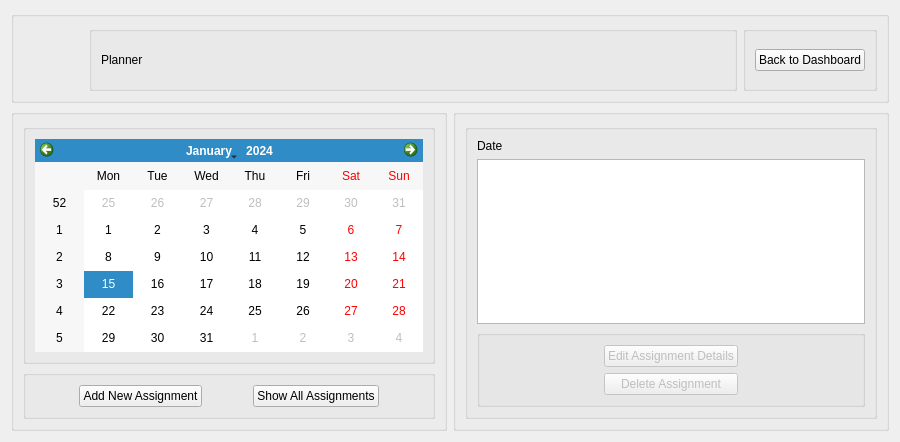
<?xml version="1.0" encoding="UTF-8"?>
<ui version="4.0">
 <class>plannerForm</class>
 <widget class="QWidget" name="plannerForm">
  <property name="geometry">
   <rect>
    <x>0</x>
    <y>0</y>
    <width>900</width>
    <height>442</height>
   </rect>
  </property>
  <property name="windowTitle">
   <string>Form</string>
  </property>
  <layout class="QVBoxLayout" name="verticalLayout_5">
   <item>
    <widget class="QGroupBox" name="groupBox">
     <property name="title">
      <string/>
     </property>
     <layout class="QHBoxLayout" name="horizontalLayout_5">
      <item>
       <widget class="QLabel" name="labelLogo">
        <property name="sizePolicy">
         <sizepolicy hsizetype="Fixed" vsizetype="Fixed">
          <horstretch>0</horstretch>
          <verstretch>0</verstretch>
         </sizepolicy>
        </property>
        <property name="minimumSize">
         <size>
          <width>60</width>
          <height>60</height>
         </size>
        </property>
        <property name="maximumSize">
         <size>
          <width>60</width>
          <height>60</height>
         </size>
        </property>
        <property name="text">
         <string/>
        </property>
        <property name="pixmap">
         <pixmap resource="../resources/resources.qrc">:/img/logo.png</pixmap>
        </property>
        <property name="scaledContents">
         <bool>true</bool>
        </property>
       </widget>
      </item>
      <item>
       <widget class="QGroupBox" name="groupBox_8">
        <property name="sizePolicy">
         <sizepolicy hsizetype="Preferred" vsizetype="Fixed">
          <horstretch>0</horstretch>
          <verstretch>0</verstretch>
         </sizepolicy>
        </property>
        <property name="minimumSize">
         <size>
          <width>0</width>
          <height>65</height>
         </size>
        </property>
        <property name="title">
         <string/>
        </property>
        <layout class="QHBoxLayout" name="horizontalLayout_4">
         <item>
          <widget class="QLabel" name="labelPlanner">
           <property name="text">
            <string>Planner</string>
           </property>
          </widget>
         </item>
         <item>
          <spacer name="horizontalSpacer_6">
           <property name="orientation">
            <enum>Qt::Horizontal</enum>
           </property>
           <property name="sizeHint" stdset="0">
            <size>
             <width>385</width>
             <height>17</height>
            </size>
           </property>
          </spacer>
         </item>
        </layout>
       </widget>
      </item>
      <item>
       <widget class="QGroupBox" name="groupBox_9">
        <property name="sizePolicy">
         <sizepolicy hsizetype="Preferred" vsizetype="Fixed">
          <horstretch>0</horstretch>
          <verstretch>0</verstretch>
         </sizepolicy>
        </property>
        <property name="minimumSize">
         <size>
          <width>0</width>
          <height>65</height>
         </size>
        </property>
        <property name="title">
         <string/>
        </property>
        <layout class="QVBoxLayout" name="verticalLayout_7">
         <item>
          <widget class="QPushButton" name="DashboardButton">
           <property name="text">
            <string>Back to Dashboard</string>
           </property>
           <property name="icon">
            <iconset resource="../resources/resources.qrc">
             <normaloff>:/icons/home.png</normaloff>:/icons/home.png</iconset>
           </property>
           <property name="iconSize">
            <size>
             <width>12</width>
             <height>12</height>
            </size>
           </property>
          </widget>
         </item>
        </layout>
       </widget>
      </item>
     </layout>
    </widget>
   </item>
   <item>
    <layout class="QHBoxLayout" name="horizontalLayout_3">
     <item>
      <widget class="QGroupBox" name="groupBox_3">
       <property name="title">
        <string/>
       </property>
       <layout class="QVBoxLayout" name="verticalLayout_6">
        <item>
         <widget class="QGroupBox" name="groupBox_7">
          <property name="title">
           <string/>
          </property>
          <layout class="QVBoxLayout" name="verticalLayout">
           <item>
            <widget class="QCalendarWidget" name="calendarPlanner"/>
           </item>
          </layout>
         </widget>
        </item>
        <item>
         <widget class="QGroupBox" name="groupBox_2">
          <property name="sizePolicy">
           <sizepolicy hsizetype="Preferred" vsizetype="Fixed">
            <horstretch>0</horstretch>
            <verstretch>0</verstretch>
           </sizepolicy>
          </property>
          <property name="title">
           <string/>
          </property>
          <layout class="QHBoxLayout" name="horizontalLayout">
           <item>
            <spacer name="horizontalSpacer">
             <property name="orientation">
              <enum>Qt::Horizontal</enum>
             </property>
             <property name="sizeHint" stdset="0">
              <size>
               <width>19</width>
               <height>20</height>
              </size>
             </property>
            </spacer>
           </item>
           <item>
            <widget class="QPushButton" name="AddAssignmentButton">
             <property name="text">
              <string>Add New Assignment</string>
             </property>
             <property name="icon">
              <iconset resource="../resources/resources.qrc">
               <normaloff>:/icons/plus.png</normaloff>:/icons/plus.png</iconset>
             </property>
             <property name="iconSize">
              <size>
               <width>10</width>
               <height>10</height>
              </size>
             </property>
            </widget>
           </item>
           <item>
            <spacer name="horizontalSpacer_2">
             <property name="orientation">
              <enum>Qt::Horizontal</enum>
             </property>
             <property name="sizeHint" stdset="0">
              <size>
               <width>19</width>
               <height>20</height>
              </size>
             </property>
            </spacer>
           </item>
           <item>
            <widget class="QPushButton" name="ShowAssignmentsButton">
             <property name="text">
              <string>Show All Assignments</string>
             </property>
             <property name="icon">
              <iconset resource="../resources/resources.qrc">
               <normaloff>:/icons/assessment.png</normaloff>:/icons/assessment.png</iconset>
             </property>
             <property name="iconSize">
              <size>
               <width>14</width>
               <height>14</height>
              </size>
             </property>
            </widget>
           </item>
           <item>
            <spacer name="horizontalSpacer_3">
             <property name="orientation">
              <enum>Qt::Horizontal</enum>
             </property>
             <property name="sizeHint" stdset="0">
              <size>
               <width>19</width>
               <height>20</height>
              </size>
             </property>
            </spacer>
           </item>
          </layout>
         </widget>
        </item>
       </layout>
      </widget>
     </item>
     <item>
      <widget class="QGroupBox" name="groupBox_6">
       <property name="title">
        <string/>
       </property>
       <layout class="QVBoxLayout" name="verticalLayout_4">
        <item>
         <widget class="QGroupBox" name="groupBox_5">
          <property name="title">
           <string/>
          </property>
          <layout class="QVBoxLayout" name="verticalLayout_3">
           <item>
            <widget class="QLabel" name="labelDate">
             <property name="text">
              <string>Date</string>
             </property>
            </widget>
           </item>
           <item>
            <widget class="QListView" name="listAssignments">
             <property name="editTriggers">
              <set>QAbstractItemView::NoEditTriggers</set>
             </property>
            </widget>
           </item>
           <item>
            <widget class="QGroupBox" name="groupBox_4">
             <property name="sizePolicy">
              <sizepolicy hsizetype="Preferred" vsizetype="Fixed">
               <horstretch>0</horstretch>
               <verstretch>0</verstretch>
              </sizepolicy>
             </property>
             <property name="title">
              <string/>
             </property>
             <layout class="QHBoxLayout" name="horizontalLayout_2">
              <item>
               <spacer name="horizontalSpacer_4">
                <property name="orientation">
                 <enum>Qt::Horizontal</enum>
                </property>
                <property name="sizeHint" stdset="0">
                 <size>
                  <width>109</width>
                  <height>20</height>
                 </size>
                </property>
               </spacer>
              </item>
              <item>
               <layout class="QVBoxLayout" name="verticalLayout_2">
                <item>
                 <widget class="QPushButton" name="EditAssignmentButton">
                  <property name="enabled">
                   <bool>false</bool>
                  </property>
                  <property name="text">
                   <string>Edit Assignment Details</string>
                  </property>
                  <property name="icon">
                   <iconset>
                    <normaloff>../../A4-studentr-app-restarted/fi-br-pencil.png</normaloff>../../A4-studentr-app-restarted/fi-br-pencil.png</iconset>
                  </property>
                  <property name="iconSize">
                   <size>
                    <width>12</width>
                    <height>12</height>
                   </size>
                  </property>
                 </widget>
                </item>
                <item>
                 <widget class="QPushButton" name="DeleteAssignmentButton">
                  <property name="enabled">
                   <bool>false</bool>
                  </property>
                  <property name="text">
                   <string>Delete Assignment</string>
                  </property>
                  <property name="icon">
                   <iconset>
                    <normaloff>../../A4-studentr-app-restarted/fi-br-trash.png</normaloff>../../A4-studentr-app-restarted/fi-br-trash.png</iconset>
                  </property>
                  <property name="iconSize">
                   <size>
                    <width>14</width>
                    <height>14</height>
                   </size>
                  </property>
                 </widget>
                </item>
               </layout>
              </item>
              <item>
               <spacer name="horizontalSpacer_5">
                <property name="orientation">
                 <enum>Qt::Horizontal</enum>
                </property>
                <property name="sizeHint" stdset="0">
                 <size>
                  <width>108</width>
                  <height>20</height>
                 </size>
                </property>
               </spacer>
              </item>
             </layout>
            </widget>
           </item>
          </layout>
         </widget>
        </item>
       </layout>
      </widget>
     </item>
    </layout>
   </item>
  </layout>
 </widget>
 <resources>
  <include location="../resources/resources.qrc"/>
 </resources>
 <connections/>
</ui>
